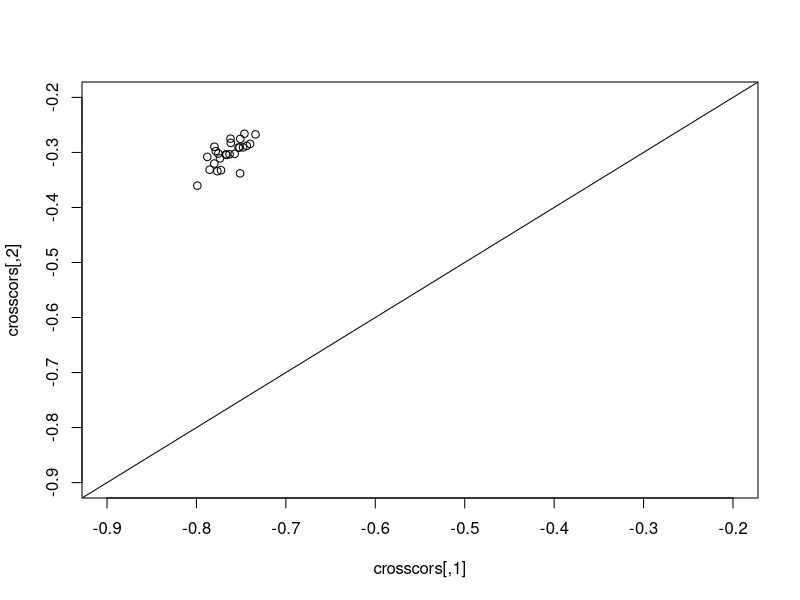
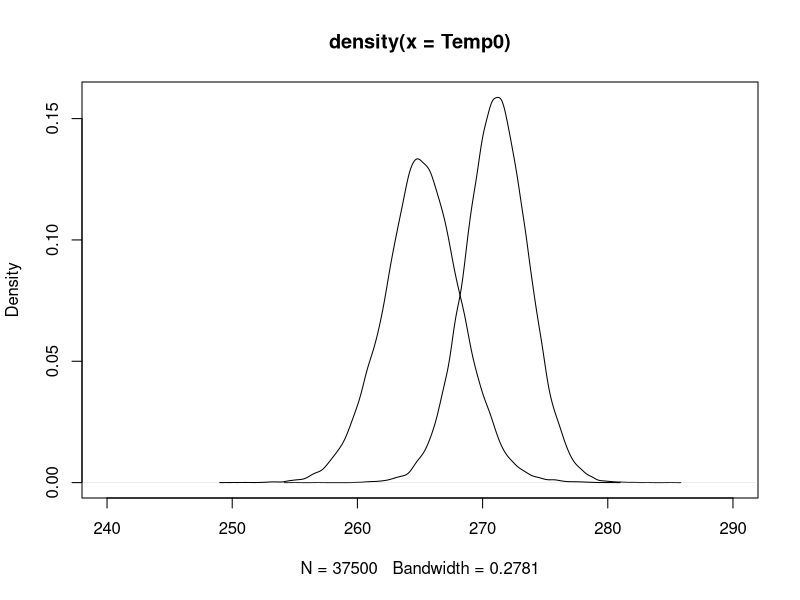

Reproduce these figures in R, in order. (Note: this script raises an error after producing the figures.)
rm(list=ls())
library(fields)
library(sn)
library(scales)
set.seed(0)
m        <- 25          # Number of spatial locations
s        <- 1:m
mu       <- c(2*s/m+0,  # Temp-obs
              3*s/m+5,  # Precip-obs
              1*s/m+0,  # Temp-model
              2*s/m+1)  # Precip-model  
locs <- expand.grid(1:5,1:5)
d        <- rdist(locs)
Omega    <- exp(-d/2)   # Spatial correlation
rho      <- diag(4)     # Cross correlations
rho[1,2] <- rho[2,1] <- .8  # Cor(temp,prec) for obs
rho[1,3] <- rho[3,1] <- .5
rho[1,4] <- rho[4,1] <- .5
rho[2,3] <- rho[3,2] <- .5
rho[2,4] <- rho[4,2] <- .5
rho[4,3] <- rho[3,4] <- .4 # Cor(temp,prec) for model
ss   <- diag(c(1,-1,1,-1))
rho <- ss%*%rho%*%ss

skew   <- c(0,100,0,10) # Skewness
# skep = rep(0,4)
df     <- 20             # Degrees of freedom
Smooth <- exp(-d)     # Extra smoothing for the model output

Sig    <- kronecker(rho,Omega)
alpha  <- rep(skew,each=m)
dat    <- rmst(n=50*30, xi=mu, Omega=Sig, alpha=alpha,nu=df) #1 month for 50 years
Temp0  <- dat[,1:m+0*m]
Prec0  <- dat[,1:m+1*m]
Temp1  <- dat[,1:m+2*m]%*%Smooth
Prec1  <- dat[,1:m+3*m]%*%Smooth

crosscors <- matrix(NA,nrow = 25,ncol=2)
for(i in 1:25){
    crosscors[i,1] <- cor(Temp0[,i],Prec0[,i])
    crosscors[i,2] <- cor(Temp1[,i],Prec1[,i])
}

plot(crosscors,xlim=c(-0.9,-0.2),ylim=c(-0.9,-0.2))
abline(0,1)

# par(mfrow=c(2,2))
# matplot(s,t(Temp0),type="l",col="gray",main="Temp - obs")
# matplot(s,t(Prec0),type="l",col="gray",main="Prec - obs")
# matplot(s,t(Temp1),type="l",col="gray",main="Temp - model")
# matplot(s,t(Prec1),type="l",col="gray",main="Prec - model")
# par(mfrow=c(1,1))

summary(c(Temp0))
summary(c(Temp1))

#tails go out too far so bringing them back in a bit
Temp0 <- rescale(Temp0,to=c(255,285))
Temp1 <- rescale(Temp1,to=c(250,280))

# Temp0 <- Temp0 + 20
# Temp1 <- Temp1 + 20

plot(density(Temp0),xlim=c(240,290))
lines(density(Temp1))

summary(c(Prec1))
summary(c(Prec0))

for(i in 1:25){
    p0q <- quantile(Prec0[,i],0.6) #75% will become 0s
    p1q <- quantile(Prec1[,i],0.3) #50% will become 0s
    
    # scale shifting prcp
    Prec0[,i] <- Prec0[,i] - p0q 
    Prec1[,i] <- Prec1[,i] - p1q 
}

summary(c(Prec1))
summary(c(Prec0))

#thresholding to 0
Prec0[Prec0<0] = 0 
Prec1[Prec1<0] = 0

save(locs,Temp0,Temp1,Prec0,Prec1,file = 'data/simdata.RData')

#log transform like we normally do
Prec1 = log(Prec1 + 0.0001)
Prec0 = log(Prec0 + 0.0001)

crosscors <- matrix(NA,nrow = 25,ncol=2)
for(i in 1:25){
    crosscors[i,1] <- cor(Temp0[,i],Prec0[,i])
    crosscors[i,2] <- cor(Temp1[,i],Prec1[,i])
}

plot(crosscors,xlim=c(-0.9,0),ylim=c(-0.9,-0))
abline(0,1)



plot(density(Prec0), ylim=c(0,0.5),xlim = c(-15,6)) #obs prcp (more 0s)
lines(density(Prec1)) #model prcp (fewer 0s)
